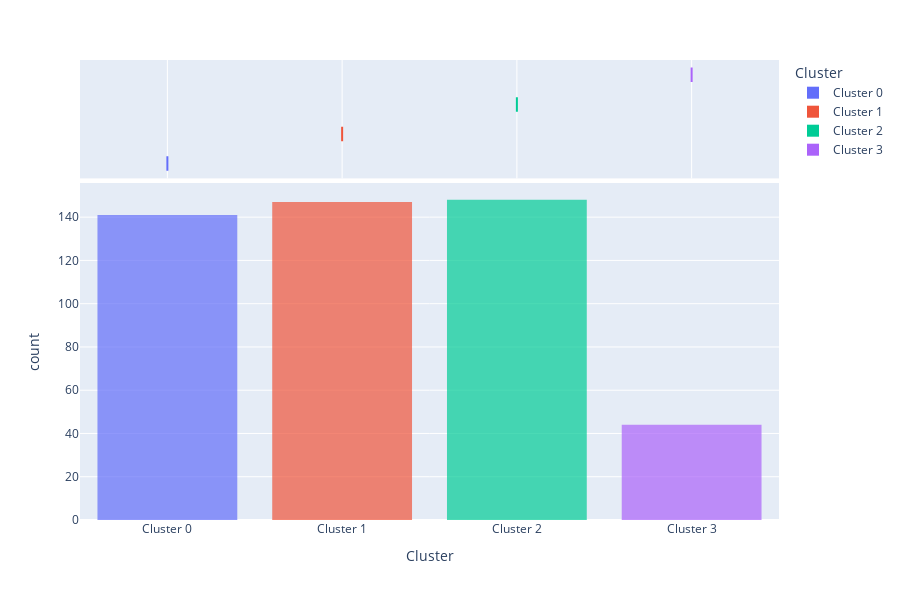

The notebook cell this image was saved under:
### Code cell
plot_model(kmeans, plot = 'distribution') #to see size of clusters

### Figure 1 — Plotly figure (JSON) as saved in the notebook; plotly's stock layout.template omitted (floating-point values rounded to 4 significant figures; data arrays with more than 128 entries replaced by an {"elided": "..."} marker saying what was removed)
{"data": [{"alignmentgroup": "True", "bingroup": "x", "hovertemplate": "Cluster=%{x}<br>count=%{y}<extra></extra>", "legendgroup": "Cluster 0", "marker": {"color": "#636efa", "opacity": 0.7, "pattern": {"shape": ""}}, "name": "Cluster 0", "offsetgroup": "Cluster 0", "orientation": "v", "showlegend": true, "type": "histogram", "x": {"elided": "141 str values"}, "xaxis": "x", "yaxis": "y"}, {"alignmentgroup": "True", "customdata": {"elided": "141x4 float values"}, "hovertemplate": "Cluster=%{x}<br>Age=%{customdata[0]}<br>Income=%{customdata[1]}<br>SpendingScore=%{customdata[2]}<br>Savings=%{customdata[3]}<extra></extra>", "legendgroup": "Cluster 0", "marker": {"color": "#636efa"}, "name": "Cluster 0", "notched": true, "offsetgroup": "Cluster 0", "showlegend": false, "type": "box", "x": {"elided": "141 str values"}, "xaxis": "x2", "yaxis": "y2"}, {"alignmentgroup": "True", "bingroup": "x", "hovertemplate": "Cluster=%{x}<br>count=%{y}<extra></extra>", "legendgroup": "Cluster 1", "marker": {"color": "#EF553B", "opacity": 0.7, "pattern": {"shape": ""}}, "name": "Cluster 1", "offsetgroup": "Cluster 1", "orientation": "v", "showlegend": true, "type": "histogram", "x": {"elided": "147 str values"}, "xaxis": "x", "yaxis": "y"}, {"alignmentgroup": "True", "customdata": {"elided": "147x4 float values"}, "hovertemplate": "Cluster=%{x}<br>Age=%{customdata[0]}<br>Income=%{customdata[1]}<br>SpendingScore=%{customdata[2]}<br>Savings=%{customdata[3]}<extra></extra>", "legendgroup": "Cluster 1", "marker": {"color": "#EF553B"}, "name": "Cluster 1", "notched": true, "offsetgroup": "Cluster 1", "showlegend": false, "type": "box", "x": {"elided": "147 str values"}, "xaxis": "x2", "yaxis": "y2"}, {"alignmentgroup": "True", "bingroup": "x", "hovertemplate": "Cluster=%{x}<br>count=%{y}<extra></extra>", "legendgroup": "Cluster 2", "marker": {"color": "#00cc96", "opacity": 0.7, "pattern": {"shape": ""}}, "name": "Cluster 2", "offsetgroup": "Cluster 2", "orientation": "v", "showlegend": true, "type": "histogram", "x": {"elided": "148 str values"}, "xaxis": "x", "yaxis": "y"}, {"alignmentgroup": "True", "customdata": {"elided": "148x4 float values"}, "hovertemplate": "Cluster=%{x}<br>Age=%{customdata[0]}<br>Income=%{customdata[1]}<br>SpendingScore=%{customdata[2]}<br>Savings=%{customdata[3]}<extra></extra>", "legendgroup": "Cluster 2", "marker": {"color": "#00cc96"}, "name": "Cluster 2", "notched": true, "offsetgroup": "Cluster 2", "showlegend": false, "type": "box", "x": {"elided": "148 str values"}, "xaxis": "x2", "yaxis": "y2"}, {"alignmentgroup": "True", "bingroup": "x", "hovertemplate": "Cluster=%{x}<br>count=%{y}<extra></extra>", "legendgroup": "Cluster 3", "marker": {"color": "#ab63fa", "opacity": 0.7, "pattern": {"shape": ""}}, "name": "Cluster 3", "offsetgroup": "Cluster 3", "orientation": "v", "showlegend": true, "type": "histogram", "x": ["Cluster 3", "Cluster 3", "Cluster 3", "Cluster 3", "Cluster 3", "Cluster 3", "Cluster 3", "Cluster 3", "Cluster 3", "Cluster 3", "Cluster 3", "Cluster 3", "Cluster 3", "Cluster 3", "Cluster 3", "Cluster 3", "Cluster 3", "Cluster 3", "Cluster 3", "Cluster 3", "Cluster 3", "Cluster 3", "Cluster 3", "Cluster 3", "Cluster 3", "Cluster 3", "Cluster 3", "Cluster 3", "Cluster 3", "Cluster 3", "Cluster 3", "Cluster 3", "Cluster 3", "Cluster 3", "Cluster 3", "Cluster 3", "Cluster 3", "Cluster 3", "Cluster 3", "Cluster 3", "Cluster 3", "Cluster 3", "Cluster 3", "Cluster 3"], "xaxis": "x", "yaxis": "y"}, {"alignmentgroup": "True", "customdata": {"elided": "44x4 float values"}, "hovertemplate": "Cluster=%{x}<br>Age=%{customdata[0]}<br>Income=%{customdata[1]}<br>SpendingScore=%{customdata[2]}<br>Savings=%{customdata[3]}<extra></extra>", "legendgroup": "Cluster 3", "marker": {"color": "#ab63fa"}, "name": "Cluster 3", "notched": true, "offsetgroup": "Cluster 3", "showlegend": false, "type": "box", "x": ["Cluster 3", "Cluster 3", "Cluster 3", "Cluster 3", "Cluster 3", "Cluster 3", "Cluster 3", "Cluster 3", "Cluster 3", "Cluster 3", "Cluster 3", "Cluster 3", "Cluster 3", "Cluster 3", "Cluster 3", "Cluster 3", "Cluster 3", "Cluster 3", "Cluster 3", "Cluster 3", "Cluster 3", "Cluster 3", "Cluster 3", "Cluster 3", "Cluster 3", "Cluster 3", "Cluster 3", "Cluster 3", "Cluster 3", "Cluster 3", "Cluster 3", "Cluster 3", "Cluster 3", "Cluster 3", "Cluster 3", "Cluster 3", "Cluster 3", "Cluster 3", "Cluster 3", "Cluster 3", "Cluster 3", "Cluster 3", "Cluster 3", "Cluster 3"], "xaxis": "x2", "yaxis": "y2"}], "layout": {"barmode": "relative", "height": 600, "legend": {"title": {"text": "Cluster"}, "tracegroupgap": 0}, "margin": {"t": 60}, "xaxis": {"anchor": "y", "categoryarray": ["Cluster 0", "Cluster 1", "Cluster 2", "Cluster 3"], "categoryorder": "array", "domain": [0, 1], "title": {"text": "Cluster"}}, "xaxis2": {"anchor": "y2", "domain": [0, 1], "matches": "x", "showgrid": true, "showticklabels": false}, "yaxis": {"anchor": "x", "domain": [0, 0.7326], "title": {"text": "count"}}, "yaxis2": {"anchor": "x2", "domain": [0.7426, 1], "matches": "y2", "showgrid": false, "showline": false, "showticklabels": false, "ticks": ""}}}
